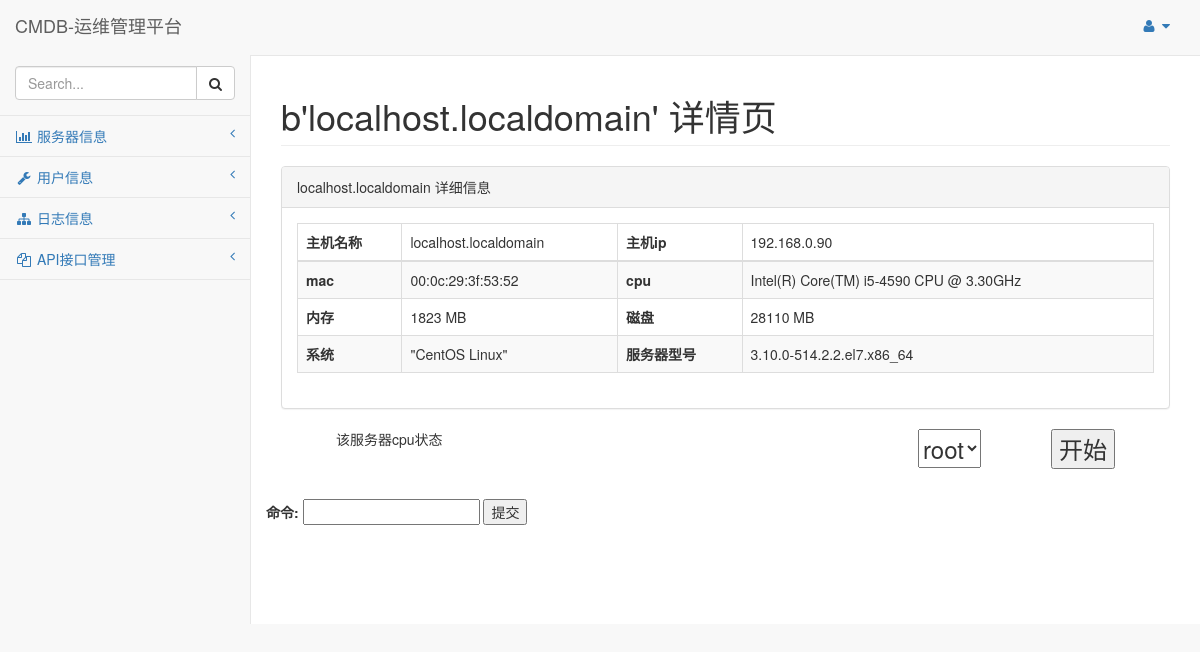
The app's page /server/content/1 with its own data.
### Service/models.py (models this page shows)
class Service(models.Model):
    host = models.CharField(max_length=32,verbose_name="主机名称")
    ip = models.CharField(max_length=32,verbose_name="主机IP")
    mac = models.CharField(max_length=32,verbose_name="主机mac")
    cpu = models.CharField(max_length=32,verbose_name="cpu")
    mem = models.CharField(max_length=32,verbose_name="mem")
    disk = models.CharField(max_length=32,verbose_name="disk")
    system = models.CharField(max_length=32,verbose_name="system")
    model = models.CharField(max_length=32,verbose_name="主机型号")

### Service/views.py (the view)
# urls.py: url(r'content/(?P<ids>\d{1,3})',content),
def content(request,ids):
    service_data = Service.objects.get(id = int(ids))
    user_list = ServerUser.objects.filter(serviceid=ids)
    hostname = service_data.host.strip()
    statue = "%s 详情页"%hostname.encode("utf-8")
    host_data = {
        "host_name":service_data.host,
        "ip":service_data.ip,
        "mac":service_data.mac,
        "cpu":service_data.cpu,
        "mem":service_data.mem,
        "disk":service_data.disk,
        "system":service_data.system,
        "model":service_data.model,
        "id":service_data.id,
    }
    return render_to_response("server_content.html",locals())

### template/server_content.html (shortened to what this page needs)
{% extends "base.html" %}
{% block 'content' %}
    <div class="row">
                <div class="col-lg-12">
                    <div class="panel panel-default">
                        <div class="panel-heading" id="service" attr="{{ host_data.id }}">
                            {{ host_data.host_name }} 详细信息
                        </div>
                        <div class="panel-body">
                            <div class="table-responsive">
                                <table class="table table-striped table-bordered table-hover">
                                    <thead>
                                        <tr>
                                            <th>主机名称</th>
                                            <td>{{ host_data.host_name }}</td>
                                            <th>主机ip</th>
                                            <td id="serverip" attrib="{{ host_data.ip }}">{{ host_data.ip }}</td>
                                        </tr>
                                    </thead>
                                    <tbody>
                                        <tr>
                                            <th>mac</th>
                                            <td>{{ host_data.mac }}</td>
                                            <th>cpu</th>
                                            <td>{{ host_data.cpu }}</td>
                                        </tr>
                                        <tr>
                                            <th>内存</th>
                                            <td>{{ host_data.mem }}</td>
                                            <th>磁盘</th>
                                            <td>{{ host_data.disk }}</td>
                                        </tr>
                                        <tr>
                                            <th>系统</th>
                                            <td>{{ host_data.system }}</td>
                                            <th>服务器型号</th>
                                            <td>{{ host_data.model }}</td>
                                        </tr>
                                    </tbody>
                                </table>
                            </div>
                        </div>
                    </div>
                </div>
            </div>
    <div class="row">
        <span style="margin-left: 70px;">
            该服务器cpu状态
        </span>
        <button style="float: right; margin-right: 70px;font-size: 24px;" id="start">
            开始
        </button>
        <select class="selectpicker" style="float: right; margin-right: 70px;font-size: 24px;" id="select">
            {% for user in user_list %}
                <option value ="{{ user.id }}" style="font-size: 24px;">{{ user.serverUserName }}</option>
            {% endfor %}
        </select>
    </div>
    <div class="panel-body">
    </div>
    <div class="row">
        <form method="get">
            <label>
                命令:
            </label>
            <input type="text" name="command" id="command">
            <input type="button" value="提交" id="submitCommand">
        </form>
    </div>
{% endblock %}

### records on screen
Service: host_name "localhost.localdomain", ip "192.168.0.90", mac "00:0c:29:3f:53:52", cpu "Intel(R) Core(TM) i5-4590 CPU @ 3.30GHz", mem "1823 MB", disk "28110 MB", system "\"CentOS Linux\"", model "3.10.0-514.2.2.el7.x86_64"

### other values on screen
{{ statue }} "b'localhost.localdomain' 详情页"
form field value "root"
